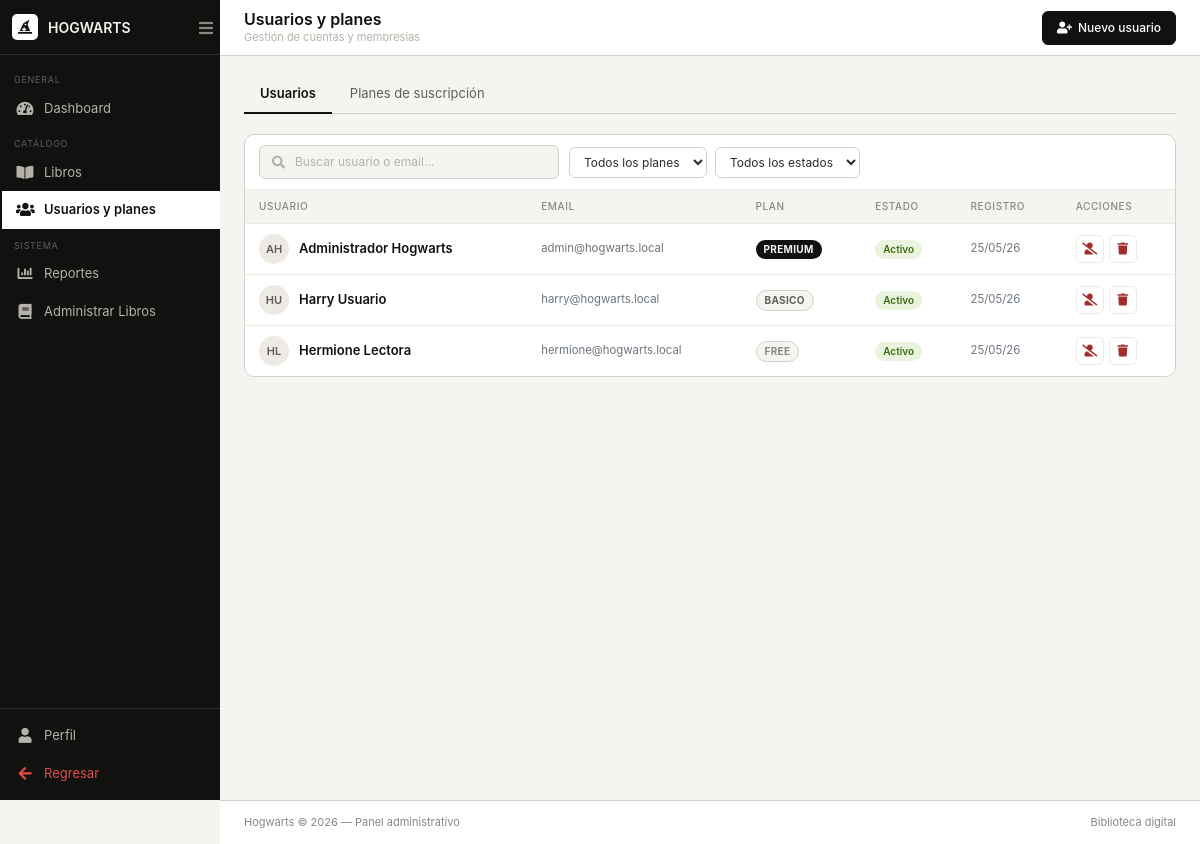
The page /src/views/admin/usuarios.php (signed in) on the database its author committed.
### tables this page shows
CREATE TABLE IF NOT EXISTS usuarios (
    id_usuario INT AUTO_INCREMENT PRIMARY KEY,
    nombre VARCHAR(150) NOT NULL,
    email VARCHAR(150) NOT NULL UNIQUE,
    password VARCHAR(255) NULL,
    google_id VARCHAR(255) NULL,
    foto_perfil VARCHAR(255) NULL,
    tema_habilitado TINYINT(1) NOT NULL DEFAULT 1,
    casa_preferida VARCHAR(20) NOT NULL DEFAULT 'ravenclaw',
    estado ENUM('activo', 'inactivo', 'baneado') NOT NULL DEFAULT 'activo',
    fecha_registro TIMESTAMP NOT NULL DEFAULT CURRENT_TIMESTAMP,
    id_rol INT NULL,
    CONSTRAINT fk_usuarios_roles
        FOREIGN KEY (id_rol) REFERENCES roles(id_rol)
        ON UPDATE CASCADE
        ON DELETE SET NULL
);

CREATE TABLE IF NOT EXISTS planes (
    id_plan INT AUTO_INCREMENT PRIMARY KEY,
    nombre VARCHAR(150) NOT NULL,
    precio DECIMAL(10,2) NOT NULL DEFAULT 0.00,
    descripcion TEXT NULL
);

### src/models/Database.php (called while the page is built, shortened)
<?php
class Database
{
    private static ?PDO $connection = null;
    public static function getConnection(): PDO
    {
        if (self::$connection instanceof PDO) {
            return self::$connection;
        }
        $host = getenv('DB_HOST') ?: '127.0.0.1';
        $port = getenv('DB_PORT') ?: '3306';
        $dbname = getenv('DB_NAME') ?: 'biblioteca_digital';
        $user = getenv('DB_USER') ?: 'root';
        $pass = getenv('DB_PASS') ?: '';
        $hostsToTry = array_unique([$host, '127.0.0.1', 'localhost']);
        foreach ($hostsToTry as $candidateHost) {
            $dsn = "mysql:host={$candidateHost};port={$port};dbname={$dbname};charset=utf8mb4";
            try {
                self::$connection = new PDO($dsn, $user, $pass, [
                    PDO::ATTR_ERRMODE => PDO::ERRMODE_EXCEPTION,
                    PDO::ATTR_DEFAULT_FETCH_MODE => PDO::FETCH_ASSOC,
                ]);
                return self::$connection;
            } catch (PDOException $exception) {
                $lastException = $exception;
            }
        }
        $message = 'No se pudo conectar a MySQL. Verifica DB_HOST, DB_PORT, DB_NAME, DB_USER y DB_PASS.';
        throw new RuntimeException($message);
    }
}

### src/models/UserModel.php (called while the page is built, shortened)
<?php
require_once __DIR__ . '/Database.php';
class UserModel
{
    private PDO $db;
    public function __construct()
    {
        $this->db = Database::getConnection();
    }
    private function ensureTables(): void
    {
        $this->db->exec(
            "INSERT IGNORE INTO planes (id_plan, nombre, precio, descripcion) VALUES
             (1, 'Free',    0.00,  'Acceso a libros gratuitos'),
             (2, 'Básico',  4.99,  'Catálogo básico'),
             (3, 'Plus',    8.99,  'Catálogo ampliado con audiolibros parcial'),
             (4, 'Premium', 13.99, 'Catálogo completo con audiolibros')"
        );
    }
    public function allUsuarios(): array
    {
        $stmt = $this->db->query(
            'SELECT u.*,
                    r.nombre AS rol_nombre,
                    p.nombre AS plan_nombre,
                    s.estado AS suscripcion_estado,
                    s.fecha_inicio,
                    s.fecha_fin
             FROM usuarios u
             LEFT JOIN roles r ON r.id_rol = u.id_rol
             LEFT JOIN suscripciones s ON s.id_usuario = u.id_usuario AND s.estado = "activa"
             LEFT JOIN planes p ON p.id_plan = s.id_plan
             ORDER BY u.fecha_registro DESC'
        );
        return $stmt->fetchAll();
    }
    public function allPlanes(): array
    {
        $stmt = $this->db->query(
            'SELECT p.*,
                    COUNT(s.id_suscripcion) AS total_usuarios
             FROM planes p
             LEFT JOIN suscripciones s ON s.id_plan = p.id_plan AND s.estado = "activa"
             GROUP BY p.id_plan
             ORDER BY p.precio ASC'
        );
        return $stmt->fetchAll();
    }
}

### src/controllers/UserController.php (called while the page is built, shortened)
<?php
require_once __DIR__ . '/../models/UserModel.php';
class UserController
{
    private UserModel $model;
    public function __construct()
    {
        $this->model = new UserModel();
    }
    public function handle(): array
    {
        return [
            'usuarios' => $this->model->allUsuarios(),
            'planes'   => $this->model->allPlanes(),
            'flash'    => $this->consumeFlash(),
        ];
    }
    private function consumeFlash(): ?array
    {
        if (!isset($_SESSION['user_flash'])) return null;
        $f = $_SESSION['user_flash'];
        return $f;
    }
}

### src/views/admin/usuarios.php (the view, shortened to what this page needs)
<?php
require_once __DIR__ . '/../../controllers/UserController.php';
$controller = new UserController();
$data       = $controller->handle();
$usuarios = $data['usuarios'];
$tab = $_GET['tab'] ?? 'usuarios';
include __DIR__ . '/../layouts/sidebar.php';
?>
<div class="admin-topbar">
    <div>
        <h1 class="topbar-title">Usuarios y planes</h1>
        <p class="topbar-sub">Gestión de cuentas y membresías</p>
    </div>
    <div class="topbar-actions">
        <?php if ($tab === 'usuarios'): ?>
        <button class="btn-admin btn-admin--primary" onclick="abrirModalUsuario()">
            <i class="fas fa-user-plus"></i> <span>Nuevo usuario</span>
        </button>
        <?php endif; ?>
    </div>
</div>
<div class="admin-content">
    <div class="admin-tabs">
        <a href="?tab=usuarios" class="admin-tab <?= $tab === 'usuarios' ? 'active' : '' ?>">Usuarios</a>
        <a href="?tab=planes"   class="admin-tab <?= $tab === 'planes'   ? 'active' : '' ?>">Planes de suscripción</a>
    </div>
    <?php if ($tab === 'usuarios'): ?>
    <div class="admin-card">
        <div class="admin-card__toolbar">
            <div class="search-box">
                <i class="fas fa-search"></i>
                <input type="text" id="buscadorUsuarios" placeholder="Buscar usuario o email…">
            </div>
            <div class="toolbar-filters">
                <select class="filter-select" id="filtroPlanUsr">
                    <option value="">Todos los planes</option>
                </select>
                <select class="filter-select" id="filtroEstadoUsr">
                    <option value="">Todos los estados</option>
                </select>
            </div>
        </div>
        <?php if (empty($usuarios)): ?>
            <div style="padding:40px 16px; text-align:center; color:var(--color-gris-mid); font-size:13px;">
                <i class="fas fa-users" style="font-size:32px; margin-bottom:10px; display:block; opacity:0.25"></i>
                No hay usuarios registrados aún.
                <br>
                <button class="btn-admin btn-admin--primary" style="margin-top:14px" onclick="abrirModalUsuario()">
                    <i class="fas fa-user-plus"></i> Crear el primero
                </button>
            </div>
        <?php else: ?>
        <div class="table-responsive">
            <table class="admin-table" id="tablaUsuarios">
                <thead>
                    <tr>
                        <th>Usuario</th><th>Email</th><th>Plan</th>
                        <th>Estado</th><th>Registro</th><th>Acciones</th>
                    </tr>
                </thead>
                <tbody>
                    <?php foreach ($usuarios as $usr):
                        $planSlug  = strtolower(str_replace(['á','é','í','ó','ú'],['a','e','i','o','u'], $usr['plan_nombre'] ?? 'free'));
                        $partes    = explode(' ', trim($usr['nombre']));
                        $iniciales = mb_strtoupper(mb_substr($partes[0], 0, 1)) .
                                     (isset($partes[1]) ? mb_strtoupper(mb_substr($partes[1], 0, 1)) : '');
                        $estClase  = match($usr['estado']) { 'activo' => 'activo', 'baneado' => 'suspendido', default => 'inactivo' };
                    ?>
                    <tr data-plan="<?= htmlspecialchars($planSlug) ?>"
                        data-estado="<?= htmlspecialchars($usr['estado']) ?>">
                        <td>
                            <div class="book-cell">
                                <div class="user-avatar"><?= htmlspecialchars($iniciales) ?></div>
                                <div class="book-name"><?= htmlspecialchars($usr['nombre']) ?></div>
                            </div>
                        </td>
                        <td class="text-secondary small"><?= htmlspecialchars($usr['email']) ?></td>
                        <td><span class="badge-plan badge-plan--<?= $planSlug ?>"><?= strtoupper($planSlug) ?></span></td>
                        <td><span class="badge-estado badge-estado--<?= $estClase ?>"><?= ucfirst($usr['estado']) ?></span></td>
                        <td class="text-secondary small"><?= date('d/m/y', strtotime($usr['fecha_registro'])) ?></td>
                        <td>
                            <div class="action-btns">
                                <form method="POST" style="display:inline">
                                    <?php if ($usr['estado'] === 'activo'): ?>
                                    <button type="submit" class="action-btn action-btn--danger" title="Desactivar"
                                            onclick="return confirm('Desactivar a <?= htmlspecialchars(addslashes($usr['nombre'])) ?>?')">
                                        <i class="fas fa-user-slash"></i>
                                    </button>
                                    <?php else: ?>
                                    <button type="submit" class="action-btn action-btn--success" title="Reactivar">
                                        <i class="fas fa-user-check"></i>
                                    </button>
                                    <?php endif; ?>
                                </form>
                                <form method="POST" style="display:inline">
                                    <button type="submit" class="action-btn action-btn--danger" title="Eliminar"
                                            onclick="return confirm('Eliminar permanentemente a <?= htmlspecialchars(addslashes($usr['nombre'])) ?>?')">
                                        <i class="fas fa-trash"></i>
                                    </button>
                                </form>
                            </div>
                        </td>
                    </tr>
                    <?php endforeach; ?>
                </tbody>
            </table>
        </div>
        <?php endif; ?>
    </div>
    <?php endif; ?>
</div>
<?php include __DIR__ . '/../layouts/footer.php'; ?>

### src/views/admin/usuarios.php (style rules this page uses)
.action-btn { background: none; border: 0.5px solid var(--color-crema-mid); border-radius: 6px; padding: 5px 9px; cursor: pointer; font-size: 12px; color: var(--color-gris-dark); transition: all .15s; }
.action-btn--danger { color: var(--color-danger-dark); }

### rows shown on the page
usuarios: nombre "AH", nombre "Administrador Hogwarts", email "admin@hogwarts.local", planes.nombre "PREMIUM", estado "Activo", fecha_registro "25/05/26"
usuarios: nombre "HU", nombre "Harry Usuario", email "harry@hogwarts.local", planes.nombre "BASICO", estado "Activo", fecha_registro "25/05/26"
usuarios: nombre "HL", nombre "Hermione Lectora", email "hermione@hogwarts.local", planes.nombre "FREE", estado "Activo", fecha_registro "25/05/26"
